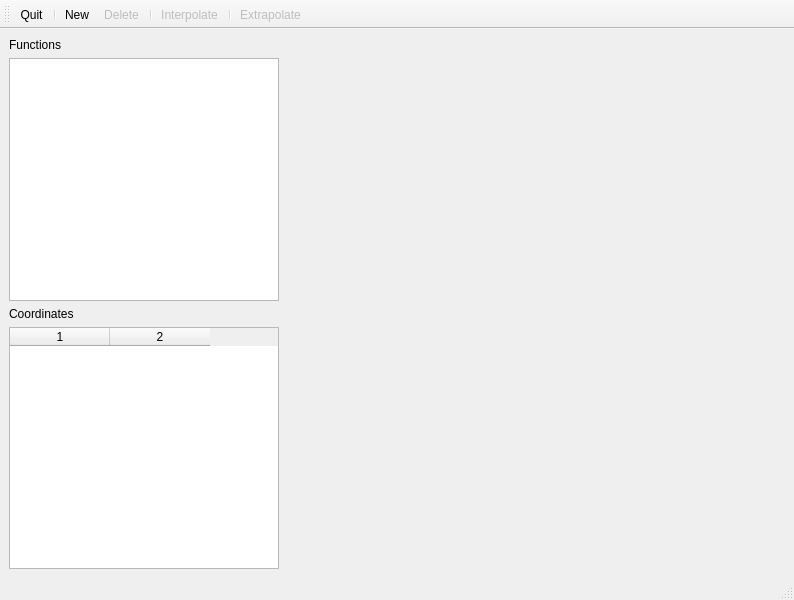
<?xml version="1.0" encoding="UTF-8"?>
<ui version="4.0">
 <class>PolyXtrapolatorWidget</class>
 <widget class="QMainWindow" name="PolyXtrapolatorWidget">
  <property name="geometry">
   <rect>
    <x>0</x>
    <y>0</y>
    <width>794</width>
    <height>600</height>
   </rect>
  </property>
  <property name="windowTitle">
   <string>Polynomial Extrapolator</string>
  </property>
  <widget class="QWidget" name="centralwidget">
   <layout class="QHBoxLayout" name="horizontalLayout_2">
    <item>
     <layout class="QHBoxLayout" name="horizontalLayout">
      <item>
       <layout class="QVBoxLayout" name="verticalLayout">
        <item>
         <widget class="QLabel" name="label">
          <property name="text">
           <string>Functions</string>
          </property>
         </widget>
        </item>
        <item>
         <widget class="QListWidget" name="listWidget">
          <property name="alternatingRowColors">
           <bool>false</bool>
          </property>
          <property name="resizeMode">
           <enum>QListView::Fixed</enum>
          </property>
          <property name="uniformItemSizes">
           <bool>false</bool>
          </property>
         </widget>
        </item>
        <item>
         <widget class="QLabel" name="label_2">
          <property name="text">
           <string>Coordinates</string>
          </property>
         </widget>
        </item>
        <item>
         <widget class="QTableWidget" name="tableWidget">
          <property name="columnCount">
           <number>2</number>
          </property>
          <attribute name="horizontalHeaderCascadingSectionResizes">
           <bool>false</bool>
          </attribute>
          <column/>
          <column/>
         </widget>
        </item>
       </layout>
      </item>
      <item>
       <widget class="PlotView" name="plotView" native="true">
        <property name="minimumSize">
         <size>
          <width>500</width>
          <height>400</height>
         </size>
        </property>
       </widget>
      </item>
     </layout>
    </item>
   </layout>
  </widget>
  <widget class="QStatusBar" name="statusbar"/>
  <widget class="QToolBar" name="toolBar">
   <property name="enabled">
    <bool>true</bool>
   </property>
   <property name="windowTitle">
    <string>toolBar</string>
   </property>
   <attribute name="toolBarArea">
    <enum>TopToolBarArea</enum>
   </attribute>
   <attribute name="toolBarBreak">
    <bool>false</bool>
   </attribute>
   <addaction name="actionQuit"/>
   <addaction name="separator"/>
   <addaction name="actionNewInterpolation"/>
   <addaction name="actionDeleteInterpolation"/>
   <addaction name="separator"/>
   <addaction name="actionInterpolate"/>
   <addaction name="separator"/>
   <addaction name="actionExtrapolate"/>
  </widget>
  <action name="actionQuit">
   <property name="text">
    <string>Quit</string>
   </property>
   <property name="shortcut">
    <string>Q</string>
   </property>
  </action>
  <action name="actionNewInterpolation">
   <property name="text">
    <string>New</string>
   </property>
   <property name="shortcut">
    <string>N</string>
   </property>
  </action>
  <action name="actionDeleteInterpolation">
   <property name="enabled">
    <bool>false</bool>
   </property>
   <property name="text">
    <string>Delete</string>
   </property>
   <property name="shortcut">
    <string>D</string>
   </property>
  </action>
  <action name="actionInterpolate">
   <property name="checkable">
    <bool>true</bool>
   </property>
   <property name="enabled">
    <bool>false</bool>
   </property>
   <property name="text">
    <string>Interpolate</string>
   </property>
   <property name="shortcut">
    <string>I</string>
   </property>
  </action>
  <action name="actionExtrapolate">
   <property name="checkable">
    <bool>true</bool>
   </property>
   <property name="enabled">
    <bool>false</bool>
   </property>
   <property name="text">
    <string>Extrapolate</string>
   </property>
   <property name="toolTip">
    <string>Extrapolate</string>
   </property>
   <property name="shortcut">
    <string>E</string>
   </property>
  </action>
 </widget>
 <customwidgets>
  <customwidget>
   <class>PlotView</class>
   <extends>QWidget</extends>
   <header>QatPlotWidgets/PlotView.h</header>
   <container>1</container>
  </customwidget>
 </customwidgets>
 <resources/>
 <connections>
  <connection>
   <sender>actionQuit</sender>
   <signal>triggered()</signal>
   <receiver>PolyXtrapolatorWidget</receiver>
   <slot>deleteLater()</slot>
   <hints>
    <hint type="sourcelabel">
     <x>-1</x>
     <y>-1</y>
    </hint>
    <hint type="destinationlabel">
     <x>399</x>
     <y>299</y>
    </hint>
   </hints>
  </connection>
 </connections>
</ui>
